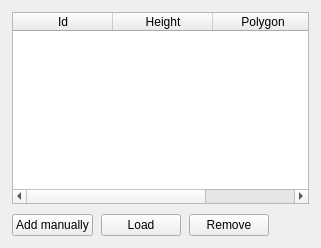
        <widget class="QWidget" name="objects">
         <attribute name="title">
          <string>Objects</string>
         </attribute>
         <layout class="QVBoxLayout" name="verticalLayout_objects">
          <property name="leftMargin">
           <number>12</number>
          </property>
          <property name="topMargin">
           <number>12</number>
          </property>
          <property name="rightMargin">
           <number>12</number>
          </property>
          <property name="bottomMargin">
           <number>12</number>
          </property>
          <property name="spacing">
           <number>10</number>
          </property>
          <item>
           <widget class="QTableWidget" name="twObjectList">
            <column>
             <property name="text">
              <string>Id</string>
             </property>
            </column>
            <column>
             <property name="text">
              <string>Height</string>
             </property>
            </column>
            <column>
             <property name="text">
              <string>Polygon</string>
             </property>
            </column>
           </widget>
          </item>
          <item>
           <layout class="QHBoxLayout" name="horizontalLayout_object_actions">
            <property name="spacing">
             <number>8</number>
            </property>
            <item>
             <widget class="QPushButton" name="pbAddSimpleObject">
              <property name="text">
               <string>Add manually</string>
              </property>
             </widget>
            </item>
            <item>
             <widget class="QPushButton" name="pbLoadObject">
              <property name="text">
               <string>Load</string>
              </property>
             </widget>
            </item>
            <item>
             <widget class="QPushButton" name="pbRemoveObject">
              <property name="text">
               <string>Remove</string>
              </property>
             </widget>
            </item>
            <item>
             <spacer name="horizontalSpacer_object_actions">
              <property name="orientation">
               <enum>Qt::Horizontal</enum>
              </property>
              <property name="sizeHint" stdset="0">
               <size>
                <width>40</width>
                <height>20</height>
               </size>
              </property>
             </spacer>
            </item>
           </layout>
          </item>
         </layout>
        </widget>
